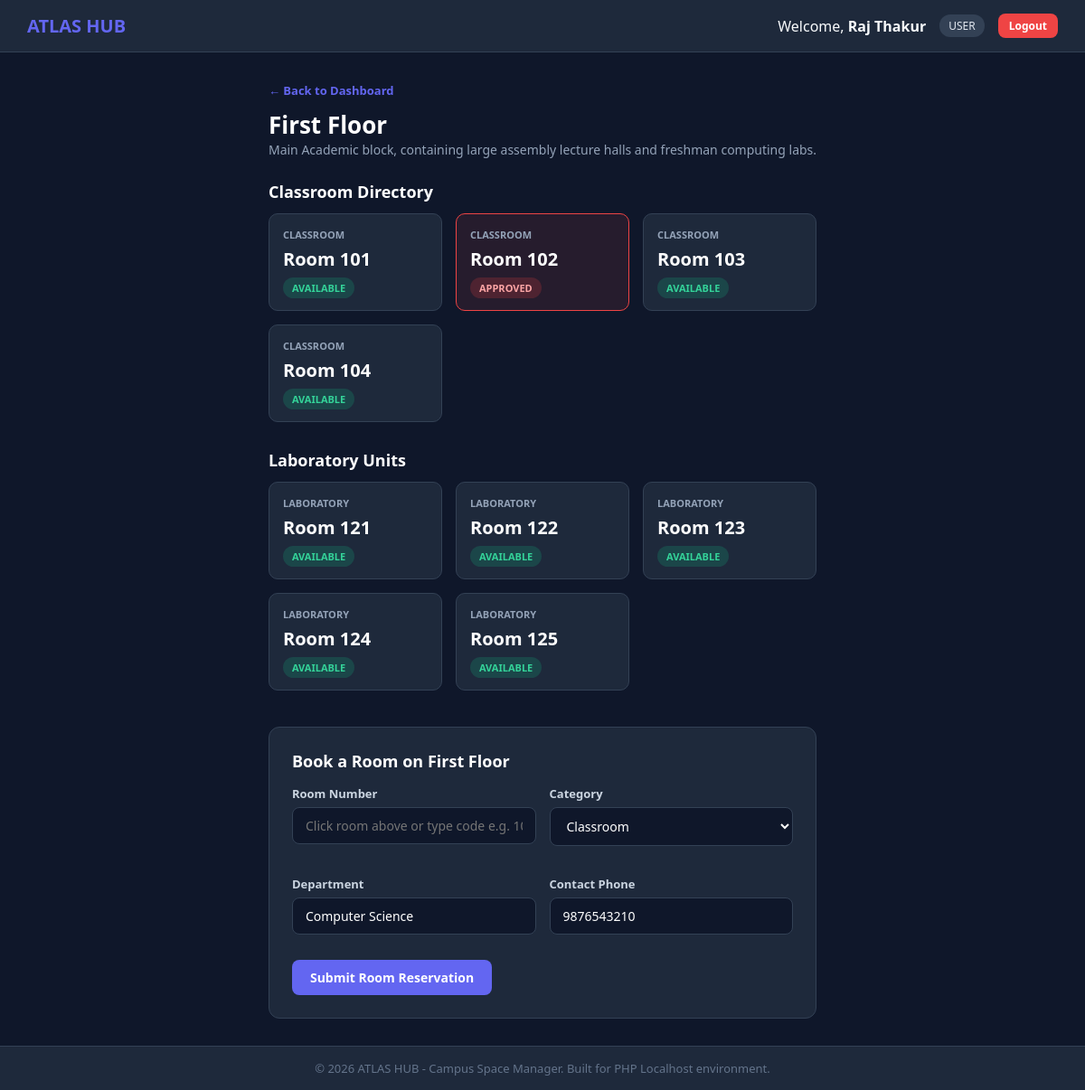
Screenshot of /floor.php (signed in) with the database file from the repository.
### tables this page shows
CREATE TABLE IF NOT EXISTS floors (
    id INT AUTO_INCREMENT PRIMARY KEY,
    floor_name VARCHAR(50) NOT NULL,
    description TEXT NOT NULL,
    occupancy_rate INT DEFAULT 0,
    total_rooms INT DEFAULT 8,
    occupied INT DEFAULT 0
);

### floor.php (the view, shortened to what this page needs)
<?php
require_once 'config.php';
$floor_id = isset($_GET['id']) ? intval($_GET['id']) : 1;
$floor_sql = "SELECT * FROM floors WHERE id = $floor_id LIMIT 1";
$floor_result = mysqli_query($conn, $floor_sql);
$floor = mysqli_fetch_assoc($floor_result);
$floor_bookings_sql = "SELECT room_number, status FROM bookings WHERE floor_id = $floor_id AND status IN ('approved', 'pending')";
$floor_bookings_res = mysqli_query($conn, $floor_bookings_sql);
$booked_rooms = [];
while ($row = mysqli_fetch_assoc($floor_bookings_res)) {
    $booked_rooms[$row['room_number']] = $row['status'];
}
$base = $floor_id * 100;
$classrooms = [$base + 1, $base + 2, $base + 3, $base + 4];
$laboratories = [$base + 21, $base + 22, $base + 23, $base +24,$base +25];
include 'header.php';
?>
<div style="margin-bottom: 20px;">
    <a href="index.php" style="color: #6366f1; text-decoration: none; font-size: 13px; font-weight: bold;">&larr; Back to Dashboard</a>
    <h1 style="font-size: 26px; color: #ffffff; margin-top: 10px;"><?php echo htmlspecialchars($floor['floor_name']); ?></h1>
    <p style="color: #94a3b8; font-size: 14px;"><?php echo htmlspecialchars($floor['description']); ?></p>
</div>
<h3 style="font-size: 18px; color: #ffffff; margin-bottom: 12px; margin-top: 25px;">Classroom Directory</h3>
<div class="room-grid">
    <?php foreach ($classrooms as $rm): ?>
        <?php
            $status = isset($booked_rooms[$rm]) ? $booked_rooms[$rm] : 'available';
            $card_class = "room-card " . ($status === 'approved' ? 'booked' : ($status === 'pending' ? 'pending' : ''));
        ?>
        <div class="<?php echo $card_class; ?>" onclick="selectRoom('<?php echo $rm; ?>', 'classroom')">
            <div style="font-size: 11px; color: #94a3b8; font-weight: bold;">CLASSROOM</div>
            <div style="font-size: 20px; font-weight: bold; color: #ffffff; margin: 6px 0;">Room <?php echo $rm; ?></div>
            <span class="badge-status badge-<?php echo $status === 'approved' ? 'rejected' : ($status === 'pending' ? 'pending' : 'approved'); ?>">
                <?php echo strtoupper($status); ?>
            </span>
        </div>
    <?php endforeach; ?>
</div>
<h3 style="font-size: 18px; color: #ffffff; margin-bottom: 12px; margin-top: 30px;">Laboratory Units</h3>
<div class="room-grid">
    <?php foreach ($laboratories as $rm): ?>
        <?php
            $status = isset($booked_rooms[$rm]) ? $booked_rooms[$rm] : 'available';
            $card_class = "room-card " . ($status === 'approved' ? 'booked' : ($status === 'pending' ? 'pending' : ''));
        ?>
        <div class="<?php echo $card_class; ?>" onclick="selectRoom('<?php echo $rm; ?>', 'laboratory')">
            <div style="font-size: 11px; color: #94a3b8; font-weight: bold;">LABORATORY</div>
            <div style="font-size: 20px; font-weight: bold; color: #ffffff; margin: 6px 0;">Room <?php echo $rm; ?></div>
            <span class="badge-status badge-<?php echo $status === 'approved' ? 'rejected' : ($status === 'pending' ? 'pending' : 'approved'); ?>">
                <?php echo strtoupper($status); ?>
            </span>
        </div>
    <?php endforeach; ?>
</div>
<div style="background-color: #1e293b; border: 1px solid #334155; border-radius: 12px; padding: 25px; margin-top: 40px;">
    <h3 style="font-size: 18px; color: #ffffff; margin-bottom: 15px;">Book a Room on <?php echo htmlspecialchars($floor['floor_name']); ?></h3>
    <form action="floor.php?id=<?php echo $floor_id; ?>" method="POST">
        <div style="display: grid; grid-template-columns: repeat(auto-fit, minmax(200px, 1fr)); gap: 15px;">
            <div class="form-group">
                <label for="room_number">Room Number</label>
                <input type="text" name="room_number" id="selected_room_input" class="form-control" placeholder="Click room above or type code e.g. 101" required>
            </div>
            <div class="form-group">
                <label for="category">Category</label>
                <select name="category" id="selected_category_input" class="form-control">
                    <option value="classroom">Classroom</option>
                </select>
            </div>
            <div class="form-group">
                <label for="department">Department</label>
                <input type="text" name="department" id="department" class="form-control" value="<?php echo htmlspecialchars($_SESSION['user_dept']); ?>" required>
            </div>
            <div class="form-group">
                <label for="phone_number">Contact Phone</label>
                <input type="text" name="phone_number" id="phone_number" class="form-control" value="<?php echo htmlspecialchars($_SESSION['user_phone']); ?>" required>
            </div>
        </div>
        <button type="submit" class="btn" style="margin-top: 10px;">Submit Room Reservation</button>
    </form>
</div>
<?php include 'footer.php'; ?>

### style.css (style rules this page uses)
* { margin: 0; padding: 0; box-sizing: border-box; font-family: 'Segoe UI', Tahoma, Geneva, Verdana, sans-serif; }
body { background-color: #0f172a; color: #f8fafc; min-height: 100vh; display: flex; flex-direction: column; }
.form-group { margin-bottom: 18px; }
.form-group label { display: block; font-size: 13px; color: #cbd5e1; margin-bottom: 6px; font-weight: 600; }
.form-control { width: 100%; padding: 10px 14px; background-color: #0f172a; border: 1px solid #334155; border-radius: 8px; color: #ffffff; font-size: 14px; outline: none; }
.btn { display: inline-block; padding: 10px 20px; background-color: #6366f1; color: #ffffff; border: none; border-radius: 8px; font-size: 14px; font-weight: 600; cursor: pointer; text-decoration: none; text-align: center; transition: background-color 0.2s; }
.room-grid { display: grid; grid-template-columns: repeat(auto-fill, minmax(180px, 1fr)); gap: 15px; margin-bottom: 30px; }
.room-card { background-color: #1e293b; border: 1px solid #334155; border-radius: 10px; padding: 15px; cursor: pointer; text-align: left; }
.room-card.booked { border-color: #ef4444; background-color: rgba(239, 68, 68, 0.1); }
.badge-status { padding: 4px 10px; border-radius: 20px; font-size: 11px; font-weight: bold; text-transform: uppercase; }
.badge-approved { background-color: rgba(16, 185, 129, 0.2); color: #34d399; }
.badge-rejected { background-color: rgba(239, 68, 68, 0.2); color: #fca5a5; }

### rows the page displays
floors: floor_name "First Floor", description "Main Academic block, containing large assembly lecture halls and freshman computing labs."

### other values shown
$_SESSION['user_name'] "Raj Thakur"
$_SESSION['user_role'] "USER"
$rm "101"
$status "AVAILABLE"
$rm "102"
$status "APPROVED"
$rm "103"
$rm "104"
$rm "121"
$rm "122"
$rm "123"
$rm "124"
$rm "125"
